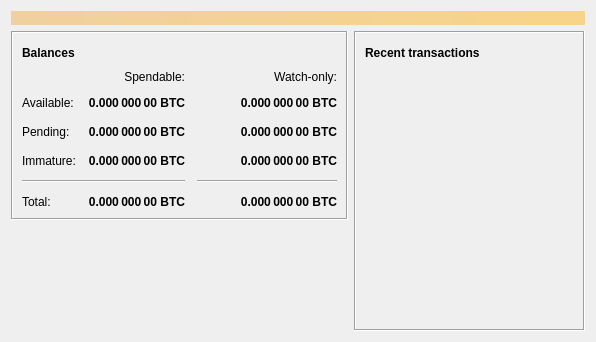
<?xml version="1.0" encoding="UTF-8"?>
<ui version="4.0">
 <class>OverviewPage</class>
 <widget class="QWidget" name="OverviewPage">
  <property name="geometry">
   <rect>
    <x>0</x>
    <y>0</y>
    <width>596</width>
    <height>342</height>
   </rect>
  </property>
  <property name="windowTitle">
   <string>Form</string>
  </property>
  <layout class="QVBoxLayout" name="topLayout">
   <item>
    <widget class="QLabel" name="labelAlerts">
     <property name="visible">
      <bool>false</bool>
     </property>
     <property name="styleSheet">
      <string notr="true">QLabel { background-color: qlineargradient(x1: 0, y1: 0, x2: 1, y2: 0, stop:0 #F0D0A0, stop:1 #F8D488); color:#000000; }</string>
     </property>
     <property name="wordWrap">
      <bool>true</bool>
     </property>
     <property name="margin">
      <number>3</number>
     </property>
     <property name="textInteractionFlags">
      <set>Qt::TextSelectableByMouse</set>
     </property>
    </widget>
   </item>
   <item>
    <layout class="QHBoxLayout" name="horizontalLayout" stretch="1,1">
     <item>
      <layout class="QVBoxLayout" name="verticalLayout_2">
       <item>
        <widget class="QFrame" name="frame">
         <property name="frameShape">
          <enum>QFrame::Box</enum>
         </property>
         <property name="frameShadow">
          <enum>QFrame::Sunken</enum>
         </property>
         <layout class="QVBoxLayout" name="verticalLayout_4">
          <item>
           <layout class="QHBoxLayout" name="horizontalLayout_4">
            <item>
             <widget class="QLabel" name="label_5">
              <property name="font">
               <font>
                <weight>75</weight>
                <bold>true</bold>
               </font>
              </property>
              <property name="text">
               <string>Balances</string>
              </property>
             </widget>
            </item>
            <item>
             <widget class="QPushButton" name="labelWalletStatus">
              <property name="enabled">
               <bool>true</bool>
              </property>
              <property name="maximumSize">
               <size>
                <width>30</width>
                <height>16777215</height>
               </size>
              </property>
              <property name="toolTip">
               <string>The displayed information may be out of date. Your wallet automatically synchronizes with the Bitcoin network after a connection is established, but this process has not completed yet.</string>
              </property>
              <property name="text">
               <string/>
              </property>
              <property name="icon">
               <iconset resource="../bitcoin.qrc">
                <normaloff>:/icons/warning</normaloff>
                <disabledoff>:/icons/warning</disabledoff>:/icons/warning</iconset>
              </property>
              <property name="iconSize">
               <size>
                <width>24</width>
                <height>24</height>
               </size>
              </property>
              <property name="flat">
               <bool>true</bool>
              </property>
             </widget>
            </item>
            <item>
             <spacer name="horizontalSpacer_3">
              <property name="orientation">
               <enum>Qt::Horizontal</enum>
              </property>
              <property name="sizeHint" stdset="0">
               <size>
                <width>40</width>
                <height>20</height>
               </size>
              </property>
             </spacer>
            </item>
           </layout>
          </item>
          <item>
           <layout class="QGridLayout" name="gridLayout">
            <property name="spacing">
             <number>12</number>
            </property>
            <item row="2" column="2">
             <widget class="QLabel" name="labelWatchPending">
              <property name="font">
               <font>
                <weight>75</weight>
                <bold>true</bold>
               </font>
              </property>
              <property name="cursor">
               <cursorShape>IBeamCursor</cursorShape>
              </property>
              <property name="toolTip">
               <string>Unconfirmed transactions to watch-only addresses</string>
              </property>
              <property name="text">
               <string notr="true">0.000 000 00 BTC</string>
              </property>
              <property name="alignment">
               <set>Qt::AlignRight|Qt::AlignTrailing|Qt::AlignVCenter</set>
              </property>
              <property name="textInteractionFlags">
               <set>Qt::LinksAccessibleByMouse|Qt::TextSelectableByKeyboard|Qt::TextSelectableByMouse</set>
              </property>
             </widget>
            </item>
            <item row="2" column="1">
             <widget class="QLabel" name="labelUnconfirmed">
              <property name="font">
               <font>
                <weight>75</weight>
                <bold>true</bold>
               </font>
              </property>
              <property name="cursor">
               <cursorShape>IBeamCursor</cursorShape>
              </property>
              <property name="toolTip">
               <string>Total of transactions that have yet to be confirmed, and do not yet count toward the spendable balance</string>
              </property>
              <property name="text">
               <string notr="true">0.000 000 00 BTC</string>
              </property>
              <property name="alignment">
               <set>Qt::AlignRight|Qt::AlignTrailing|Qt::AlignVCenter</set>
              </property>
              <property name="textInteractionFlags">
               <set>Qt::LinksAccessibleByMouse|Qt::TextSelectableByKeyboard|Qt::TextSelectableByMouse</set>
              </property>
             </widget>
            </item>
            <item row="3" column="2">
             <widget class="QLabel" name="labelWatchImmature">
              <property name="font">
               <font>
                <weight>75</weight>
                <bold>true</bold>
               </font>
              </property>
              <property name="cursor">
               <cursorShape>IBeamCursor</cursorShape>
              </property>
              <property name="toolTip">
               <string>Mined balance in watch-only addresses that has not yet matured</string>
              </property>
              <property name="text">
               <string notr="true">0.000 000 00 BTC</string>
              </property>
              <property name="alignment">
               <set>Qt::AlignRight|Qt::AlignTrailing|Qt::AlignVCenter</set>
              </property>
              <property name="textInteractionFlags">
               <set>Qt::LinksAccessibleByMouse|Qt::TextSelectableByKeyboard|Qt::TextSelectableByMouse</set>
              </property>
             </widget>
            </item>
            <item row="4" column="0" colspan="2">
             <widget class="Line" name="line">
              <property name="orientation">
               <enum>Qt::Horizontal</enum>
              </property>
             </widget>
            </item>
            <item row="4" column="2">
             <widget class="Line" name="lineWatchBalance">
              <property name="sizePolicy">
               <sizepolicy hsizetype="Preferred" vsizetype="Fixed">
                <horstretch>0</horstretch>
                <verstretch>0</verstretch>
               </sizepolicy>
              </property>
              <property name="minimumSize">
               <size>
                <width>140</width>
                <height>0</height>
               </size>
              </property>
              <property name="orientation">
               <enum>Qt::Horizontal</enum>
              </property>
             </widget>
            </item>
            <item row="5" column="0">
             <widget class="QLabel" name="labelTotalText">
              <property name="text">
               <string>Total:</string>
              </property>
             </widget>
            </item>
            <item row="3" column="1">
             <widget class="QLabel" name="labelImmature">
              <property name="font">
               <font>
                <weight>75</weight>
                <bold>true</bold>
               </font>
              </property>
              <property name="cursor">
               <cursorShape>IBeamCursor</cursorShape>
              </property>
              <property name="toolTip">
               <string>Mined balance that has not yet matured</string>
              </property>
              <property name="text">
               <string notr="true">0.000 000 00 BTC</string>
              </property>
              <property name="alignment">
               <set>Qt::AlignRight|Qt::AlignTrailing|Qt::AlignVCenter</set>
              </property>
              <property name="textInteractionFlags">
               <set>Qt::LinksAccessibleByMouse|Qt::TextSelectableByKeyboard|Qt::TextSelectableByMouse</set>
              </property>
             </widget>
            </item>
            <item row="2" column="3">
             <spacer name="horizontalSpacer_2">
              <property name="orientation">
               <enum>Qt::Horizontal</enum>
              </property>
              <property name="sizeHint" stdset="0">
               <size>
                <width>40</width>
                <height>20</height>
               </size>
              </property>
             </spacer>
            </item>
            <item row="3" column="0">
             <widget class="QLabel" name="labelImmatureText">
              <property name="text">
               <string>Immature:</string>
              </property>
             </widget>
            </item>
            <item row="5" column="1">
             <widget class="QLabel" name="labelTotal">
              <property name="font">
               <font>
                <weight>75</weight>
                <bold>true</bold>
               </font>
              </property>
              <property name="cursor">
               <cursorShape>IBeamCursor</cursorShape>
              </property>
              <property name="toolTip">
               <string>Your current total balance</string>
              </property>
              <property name="text">
               <string notr="true">0.000 000 00 BTC</string>
              </property>
              <property name="alignment">
               <set>Qt::AlignRight|Qt::AlignTrailing|Qt::AlignVCenter</set>
              </property>
              <property name="textInteractionFlags">
               <set>Qt::LinksAccessibleByMouse|Qt::TextSelectableByKeyboard|Qt::TextSelectableByMouse</set>
              </property>
             </widget>
            </item>
            <item row="5" column="2">
             <widget class="QLabel" name="labelWatchTotal">
              <property name="font">
               <font>
                <weight>75</weight>
                <bold>true</bold>
               </font>
              </property>
              <property name="cursor">
               <cursorShape>IBeamCursor</cursorShape>
              </property>
              <property name="toolTip">
               <string>Current total balance in watch-only addresses</string>
              </property>
              <property name="text">
               <string notr="true">0.000 000 00 BTC</string>
              </property>
              <property name="alignment">
               <set>Qt::AlignRight|Qt::AlignTrailing|Qt::AlignVCenter</set>
              </property>
              <property name="textInteractionFlags">
               <set>Qt::LinksAccessibleByMouse|Qt::TextSelectableByKeyboard|Qt::TextSelectableByMouse</set>
              </property>
             </widget>
            </item>
            <item row="0" column="2">
             <widget class="QLabel" name="labelWatchonly">
              <property name="text">
               <string>Watch-only:</string>
              </property>
              <property name="alignment">
               <set>Qt::AlignRight|Qt::AlignTrailing|Qt::AlignVCenter</set>
              </property>
             </widget>
            </item>
            <item row="1" column="0">
             <widget class="QLabel" name="labelBalanceText">
              <property name="text">
               <string>Available:</string>
              </property>
             </widget>
            </item>
            <item row="1" column="1">
             <widget class="QLabel" name="labelBalance">
              <property name="font">
               <font>
                <weight>75</weight>
                <bold>true</bold>
               </font>
              </property>
              <property name="cursor">
               <cursorShape>IBeamCursor</cursorShape>
              </property>
              <property name="toolTip">
               <string>Your current spendable balance</string>
              </property>
              <property name="text">
               <string notr="true">0.000 000 00 BTC</string>
              </property>
              <property name="alignment">
               <set>Qt::AlignRight|Qt::AlignTrailing|Qt::AlignVCenter</set>
              </property>
              <property name="textInteractionFlags">
               <set>Qt::LinksAccessibleByMouse|Qt::TextSelectableByKeyboard|Qt::TextSelectableByMouse</set>
              </property>
             </widget>
            </item>
            <item row="1" column="2">
             <widget class="QLabel" name="labelWatchAvailable">
              <property name="font">
               <font>
                <weight>75</weight>
                <bold>true</bold>
               </font>
              </property>
              <property name="cursor">
               <cursorShape>IBeamCursor</cursorShape>
              </property>
              <property name="toolTip">
               <string>Your current balance in watch-only addresses</string>
              </property>
              <property name="text">
               <string notr="true">0.000 000 00 BTC</string>
              </property>
              <property name="alignment">
               <set>Qt::AlignRight|Qt::AlignTrailing|Qt::AlignVCenter</set>
              </property>
              <property name="textInteractionFlags">
               <set>Qt::LinksAccessibleByMouse|Qt::TextSelectableByKeyboard|Qt::TextSelectableByMouse</set>
              </property>
             </widget>
            </item>
            <item row="2" column="0">
             <widget class="QLabel" name="labelPendingText">
              <property name="text">
               <string>Pending:</string>
              </property>
             </widget>
            </item>
            <item row="0" column="1">
             <widget class="QLabel" name="labelSpendable">
              <property name="text">
               <string>Spendable:</string>
              </property>
              <property name="alignment">
               <set>Qt::AlignRight|Qt::AlignTrailing|Qt::AlignVCenter</set>
              </property>
             </widget>
            </item>
           </layout>
          </item>
         </layout>
        </widget>
       </item>
       <item>
        <spacer name="verticalSpacer">
         <property name="orientation">
          <enum>Qt::Vertical</enum>
         </property>
         <property name="sizeHint" stdset="0">
          <size>
           <width>20</width>
           <height>40</height>
          </size>
         </property>
        </spacer>
       </item>
      </layout>
     </item>
     <item>
      <layout class="QVBoxLayout" name="verticalLayout_3" stretch="1">
       <item>
        <widget class="QFrame" name="frame_2">
         <property name="frameShape">
          <enum>QFrame::Box</enum>
         </property>
         <property name="frameShadow">
          <enum>QFrame::Sunken</enum>
         </property>
         <layout class="QVBoxLayout" name="verticalLayout">
          <item>
           <layout class="QHBoxLayout" name="horizontalLayout_2">
            <item>
             <widget class="QLabel" name="label_4">
              <property name="font">
               <font>
                <weight>75</weight>
                <bold>true</bold>
               </font>
              </property>
              <property name="text">
               <string>Recent transactions</string>
              </property>
             </widget>
            </item>
            <item>
             <widget class="QPushButton" name="labelTransactionsStatus">
              <property name="enabled">
               <bool>true</bool>
              </property>
              <property name="maximumSize">
               <size>
                <width>30</width>
                <height>16777215</height>
               </size>
              </property>
              <property name="toolTip">
               <string>The displayed information may be out of date. Your wallet automatically synchronizes with the Bitcoin network after a connection is established, but this process has not completed yet.</string>
              </property>
              <property name="text">
               <string/>
              </property>
              <property name="icon">
               <iconset resource="../bitcoin.qrc">
                <normaloff>:/icons/warning</normaloff>
                <disabledoff>:/icons/warning</disabledoff>:/icons/warning</iconset>
              </property>
              <property name="iconSize">
               <size>
                <width>24</width>
                <height>24</height>
               </size>
              </property>
              <property name="flat">
               <bool>true</bool>
              </property>
             </widget>
            </item>
            <item>
             <spacer name="horizontalSpacer">
              <property name="orientation">
               <enum>Qt::Horizontal</enum>
              </property>
              <property name="sizeHint" stdset="0">
               <size>
                <width>40</width>
                <height>20</height>
               </size>
              </property>
             </spacer>
            </item>
           </layout>
          </item>
          <item>
           <widget class="QListView" name="listTransactions">
            <property name="styleSheet">
             <string notr="true">QListView { background: transparent; }</string>
            </property>
            <property name="frameShape">
             <enum>QFrame::NoFrame</enum>
            </property>
            <property name="verticalScrollBarPolicy">
             <enum>Qt::ScrollBarAsNeeded</enum>
            </property>
            <property name="horizontalScrollBarPolicy">
             <enum>Qt::ScrollBarAlwaysOff</enum>
            </property>
            <property name="selectionMode">
             <enum>QAbstractItemView::NoSelection</enum>
            </property>
           </widget>
          </item>
         </layout>
        </widget>
       </item>
      </layout>
     </item>
    </layout>
   </item>
  </layout>
 </widget>
 <resources/>
 <connections/>
</ui>
